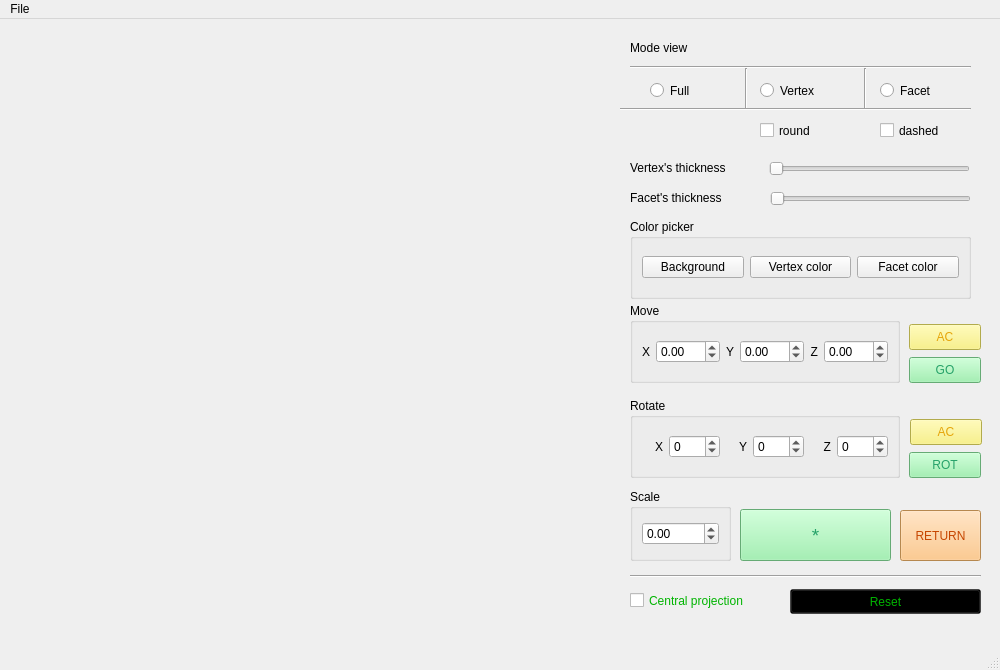
<?xml version="1.0" encoding="UTF-8"?>
<ui version="4.0">
 <class>MainWindow</class>
 <widget class="QMainWindow" name="MainWindow">
  <property name="geometry">
   <rect>
    <x>0</x>
    <y>0</y>
    <width>1000</width>
    <height>670</height>
   </rect>
  </property>
  <property name="windowTitle">
   <string>3D Viwer</string>
  </property>
  <widget class="QWidget" name="centralwidget">
   <widget class="myglwidget" name="glWidget" native="true">
    <property name="geometry">
     <rect>
      <x>10</x>
      <y>10</y>
      <width>600</width>
      <height>600</height>
     </rect>
    </property>
    <widget class="QWidget" name="layoutWidget">
     <property name="geometry">
      <rect>
       <x>10</x>
       <y>530</y>
       <width>581</width>
       <height>65</height>
      </rect>
     </property>
     <layout class="QGridLayout" name="gridLayout_2">
      <item row="0" column="0">
       <widget class="QLabel" name="label_modelName">
        <property name="font">
         <font>
          <underline>false</underline>
          <strikeout>false</strikeout>
         </font>
        </property>
        <property name="styleSheet">
         <string notr="true">color: rgb(0, 180, 0);</string>
        </property>
        <property name="text">
         <string/>
        </property>
       </widget>
      </item>
      <item row="2" column="0">
       <widget class="QLabel" name="label_facet_amount">
        <property name="font">
         <font>
          <underline>false</underline>
          <strikeout>false</strikeout>
         </font>
        </property>
        <property name="styleSheet">
         <string notr="true">color: rgb(0, 180, 0);</string>
        </property>
        <property name="text">
         <string/>
        </property>
       </widget>
      </item>
      <item row="1" column="0">
       <widget class="QLabel" name="label_vertex_amount">
        <property name="font">
         <font>
          <underline>false</underline>
          <strikeout>false</strikeout>
         </font>
        </property>
        <property name="styleSheet">
         <string notr="true">color: rgb(0, 180, 0);</string>
        </property>
        <property name="text">
         <string/>
        </property>
       </widget>
      </item>
     </layout>
    </widget>
   </widget>
   <widget class="QGroupBox" name="groupBox_3">
    <property name="geometry">
     <rect>
      <x>630</x>
      <y>379</y>
      <width>270</width>
      <height>80</height>
     </rect>
    </property>
    <property name="title">
     <string>Rotate</string>
    </property>
    <layout class="QHBoxLayout" name="horizontalLayout_9">
     <item>
      <widget class="QLabel" name="label_4">
       <property name="text">
        <string>X</string>
       </property>
       <property name="alignment">
        <set>Qt::AlignRight|Qt::AlignTrailing|Qt::AlignVCenter</set>
       </property>
      </widget>
     </item>
     <item>
      <widget class="QSpinBox" name="spinBox_xRotate">
       <property name="minimum">
        <number>-360</number>
       </property>
       <property name="maximum">
        <number>360</number>
       </property>
      </widget>
     </item>
     <item>
      <widget class="QLabel" name="label_5">
       <property name="text">
        <string>Y</string>
       </property>
       <property name="alignment">
        <set>Qt::AlignRight|Qt::AlignTrailing|Qt::AlignVCenter</set>
       </property>
      </widget>
     </item>
     <item>
      <widget class="QSpinBox" name="spinBox_yRotate">
       <property name="minimum">
        <number>-360</number>
       </property>
       <property name="maximum">
        <number>360</number>
       </property>
      </widget>
     </item>
     <item>
      <widget class="QLabel" name="label_6">
       <property name="text">
        <string>Z</string>
       </property>
       <property name="alignment">
        <set>Qt::AlignRight|Qt::AlignTrailing|Qt::AlignVCenter</set>
       </property>
      </widget>
     </item>
     <item>
      <widget class="QSpinBox" name="spinBox_zRotate">
       <property name="minimum">
        <number>-360</number>
       </property>
       <property name="maximum">
        <number>360</number>
       </property>
      </widget>
     </item>
    </layout>
   </widget>
   <widget class="QGroupBox" name="groupBox_5">
    <property name="geometry">
     <rect>
      <x>630</x>
      <y>470</y>
      <width>101</width>
      <height>72</height>
     </rect>
    </property>
    <property name="title">
     <string>Scale</string>
    </property>
    <layout class="QGridLayout" name="gridLayout">
     <item row="0" column="0">
      <widget class="QDoubleSpinBox" name="doubleSpinBox_Scale">
       <property name="minimum">
        <double>-100.000000000000000</double>
       </property>
       <property name="maximum">
        <double>100.000000000000000</double>
       </property>
      </widget>
     </item>
    </layout>
   </widget>
   <widget class="QPushButton" name="pushButton_resetMove">
    <property name="geometry">
     <rect>
      <x>900</x>
      <y>491</y>
      <width>81</width>
      <height>51</height>
     </rect>
    </property>
    <property name="styleSheet">
     <string notr="true">background-color: rgb(255, 190, 111);
color: rgb(198, 70, 0);</string>
    </property>
    <property name="text">
     <string>RETURN</string>
    </property>
   </widget>
   <widget class="QCheckBox" name="checkBox_dashed">
    <property name="geometry">
     <rect>
      <x>880</x>
      <y>100</y>
      <width>75</width>
      <height>23</height>
     </rect>
    </property>
    <property name="text">
     <string>dashed</string>
    </property>
   </widget>
   <widget class="Line" name="line">
    <property name="geometry">
     <rect>
      <x>726</x>
      <y>49</y>
      <width>41</width>
      <height>41</height>
     </rect>
    </property>
    <property name="orientation">
     <enum>Qt::Vertical</enum>
    </property>
   </widget>
   <widget class="Line" name="line_2">
    <property name="geometry">
     <rect>
      <x>855</x>
      <y>49</y>
      <width>20</width>
      <height>41</height>
     </rect>
    </property>
    <property name="orientation">
     <enum>Qt::Vertical</enum>
    </property>
   </widget>
   <widget class="Line" name="line_3">
    <property name="geometry">
     <rect>
      <x>630</x>
      <y>40</y>
      <width>341</width>
      <height>16</height>
     </rect>
    </property>
    <property name="orientation">
     <enum>Qt::Horizontal</enum>
    </property>
   </widget>
   <widget class="QGroupBox" name="groupBox_2">
    <property name="geometry">
     <rect>
      <x>630</x>
      <y>284</y>
      <width>270</width>
      <height>80</height>
     </rect>
    </property>
    <property name="title">
     <string>Move</string>
    </property>
    <layout class="QHBoxLayout" name="horizontalLayout_7">
     <item>
      <widget class="QLabel" name="label">
       <property name="text">
        <string>X</string>
       </property>
       <property name="alignment">
        <set>Qt::AlignRight|Qt::AlignTrailing|Qt::AlignVCenter</set>
       </property>
      </widget>
     </item>
     <item>
      <widget class="QDoubleSpinBox" name="doubleSpinBox_xMove">
       <property name="minimum">
        <double>-10000.000000000000000</double>
       </property>
       <property name="maximum">
        <double>10000.000000000000000</double>
       </property>
      </widget>
     </item>
     <item>
      <widget class="QLabel" name="label_2">
       <property name="text">
        <string>Y</string>
       </property>
       <property name="alignment">
        <set>Qt::AlignRight|Qt::AlignTrailing|Qt::AlignVCenter</set>
       </property>
      </widget>
     </item>
     <item>
      <widget class="QDoubleSpinBox" name="doubleSpinBox_yMove">
       <property name="minimum">
        <double>-10000.000000000000000</double>
       </property>
       <property name="maximum">
        <double>10000.000000000000000</double>
       </property>
      </widget>
     </item>
     <item>
      <widget class="QLabel" name="label_3">
       <property name="text">
        <string>Z</string>
       </property>
       <property name="alignment">
        <set>Qt::AlignRight|Qt::AlignTrailing|Qt::AlignVCenter</set>
       </property>
      </widget>
     </item>
     <item>
      <widget class="QDoubleSpinBox" name="doubleSpinBox_zMove">
       <property name="minimum">
        <double>-10000.000000000000000</double>
       </property>
       <property name="maximum">
        <double>10000.000000000000000</double>
       </property>
      </widget>
     </item>
    </layout>
   </widget>
   <widget class="Line" name="line_4">
    <property name="geometry">
     <rect>
      <x>620</x>
      <y>80</y>
      <width>351</width>
      <height>20</height>
     </rect>
    </property>
    <property name="orientation">
     <enum>Qt::Horizontal</enum>
    </property>
   </widget>
   <widget class="QLabel" name="label_7">
    <property name="geometry">
     <rect>
      <x>630</x>
      <y>20</y>
      <width>151</width>
      <height>17</height>
     </rect>
    </property>
    <property name="font">
     <font>
      <weight>50</weight>
      <bold>false</bold>
     </font>
    </property>
    <property name="text">
     <string>Mode view</string>
    </property>
   </widget>
   <widget class="Line" name="line_6">
    <property name="geometry">
     <rect>
      <x>630</x>
      <y>547</y>
      <width>351</width>
      <height>20</height>
     </rect>
    </property>
    <property name="orientation">
     <enum>Qt::Horizontal</enum>
    </property>
   </widget>
   <widget class="QCheckBox" name="checkBox_round">
    <property name="geometry">
     <rect>
      <x>760</x>
      <y>100</y>
      <width>66</width>
      <height>23</height>
     </rect>
    </property>
    <property name="text">
     <string>round</string>
    </property>
   </widget>
   <widget class="QPushButton" name="pushButton_moveReset">
    <property name="geometry">
     <rect>
      <x>909</x>
      <y>305</y>
      <width>72</width>
      <height>26</height>
     </rect>
    </property>
    <property name="styleSheet">
     <string notr="true">color: rgb(229, 165, 10);
background-color: rgb(249, 240, 107);</string>
    </property>
    <property name="text">
     <string>AC</string>
    </property>
   </widget>
   <widget class="QPushButton" name="pushButton_go">
    <property name="geometry">
     <rect>
      <x>909</x>
      <y>338</y>
      <width>72</width>
      <height>26</height>
     </rect>
    </property>
    <property name="styleSheet">
     <string notr="true">background-color: rgb(143, 240, 164);
color: rgb(38, 162, 105);</string>
    </property>
    <property name="text">
     <string>GO</string>
    </property>
   </widget>
   <widget class="QPushButton" name="pushButton_rotate">
    <property name="geometry">
     <rect>
      <x>909</x>
      <y>433</y>
      <width>72</width>
      <height>26</height>
     </rect>
    </property>
    <property name="styleSheet">
     <string notr="true">background-color: rgb(143, 240, 164);
color: rgb(38, 162, 105);</string>
    </property>
    <property name="text">
     <string>ROT</string>
    </property>
   </widget>
   <widget class="QPushButton" name="pushButton_scale">
    <property name="geometry">
     <rect>
      <x>740</x>
      <y>490</y>
      <width>151</width>
      <height>52</height>
     </rect>
    </property>
    <property name="font">
     <font>
      <pointsize>14</pointsize>
     </font>
    </property>
    <property name="styleSheet">
     <string notr="true">background-color: rgb(143, 240, 164);
color: rgb(38, 162, 105);</string>
    </property>
    <property name="text">
     <string>*</string>
    </property>
   </widget>
   <widget class="QPushButton" name="pushButton_rotateReset">
    <property name="geometry">
     <rect>
      <x>910</x>
      <y>400</y>
      <width>72</width>
      <height>26</height>
     </rect>
    </property>
    <property name="styleSheet">
     <string notr="true">color: rgb(229, 165, 10);
background-color: rgb(249, 240, 107);</string>
    </property>
    <property name="text">
     <string>AC</string>
    </property>
   </widget>
   <widget class="QRadioButton" name="radio_facet">
    <property name="geometry">
     <rect>
      <x>880</x>
      <y>60</y>
      <width>62</width>
      <height>23</height>
     </rect>
    </property>
    <property name="text">
     <string>Facet</string>
    </property>
   </widget>
   <widget class="QRadioButton" name="radio_vertex">
    <property name="geometry">
     <rect>
      <x>760</x>
      <y>60</y>
      <width>71</width>
      <height>23</height>
     </rect>
    </property>
    <property name="text">
     <string>Vertex</string>
    </property>
   </widget>
   <widget class="QRadioButton" name="radio_full">
    <property name="geometry">
     <rect>
      <x>650</x>
      <y>60</y>
      <width>50</width>
      <height>23</height>
     </rect>
    </property>
    <property name="text">
     <string>Full</string>
    </property>
   </widget>
   <widget class="QGroupBox" name="groupBox_4">
    <property name="geometry">
     <rect>
      <x>630</x>
      <y>200</y>
      <width>341</width>
      <height>80</height>
     </rect>
    </property>
    <property name="title">
     <string>Color picker</string>
    </property>
    <layout class="QHBoxLayout" name="horizontalLayout_10">
     <item>
      <widget class="QPushButton" name="pushButton_setColor_3">
       <property name="text">
        <string>Background</string>
       </property>
      </widget>
     </item>
     <item>
      <widget class="QPushButton" name="pushButton_setColor_2">
       <property name="text">
        <string>Vertex color</string>
       </property>
      </widget>
     </item>
     <item>
      <widget class="QPushButton" name="pushButton_setColor">
       <property name="text">
        <string>Facet color</string>
       </property>
      </widget>
     </item>
    </layout>
   </widget>
   <widget class="QPushButton" name="pushButton_resetBasis">
    <property name="geometry">
     <rect>
      <x>790</x>
      <y>570</y>
      <width>191</width>
      <height>25</height>
     </rect>
    </property>
    <property name="styleSheet">
     <string notr="true">color: rgb(0, 180, 0);
background-color: rgba(0, 0, 0, 100);
border-color: rgb(0, 255, 0);</string>
    </property>
    <property name="text">
     <string>Reset</string>
    </property>
   </widget>
   <widget class="QCheckBox" name="checkBox_projection">
    <property name="geometry">
     <rect>
      <x>630</x>
      <y>570</y>
      <width>161</width>
      <height>23</height>
     </rect>
    </property>
    <property name="styleSheet">
     <string notr="true">color: rgb(0, 180, 0);</string>
    </property>
    <property name="text">
     <string>Central projection</string>
    </property>
   </widget>
   <widget class="QLabel" name="label_11">
    <property name="geometry">
     <rect>
      <x>630</x>
      <y>140</y>
      <width>151</width>
      <height>17</height>
     </rect>
    </property>
    <property name="font">
     <font>
      <weight>50</weight>
      <bold>false</bold>
     </font>
    </property>
    <property name="text">
     <string>Vertex's thickness</string>
    </property>
   </widget>
   <widget class="QLabel" name="label_12">
    <property name="geometry">
     <rect>
      <x>630</x>
      <y>170</y>
      <width>151</width>
      <height>17</height>
     </rect>
    </property>
    <property name="font">
     <font>
      <weight>50</weight>
      <bold>false</bold>
     </font>
    </property>
    <property name="text">
     <string>Facet's thickness</string>
    </property>
   </widget>
   <widget class="QSlider" name="Vertex_slider">
    <property name="geometry">
     <rect>
      <x>769</x>
      <y>140</y>
      <width>201</width>
      <height>20</height>
     </rect>
    </property>
    <property name="minimum">
     <number>1</number>
    </property>
    <property name="maximum">
     <number>10</number>
    </property>
    <property name="orientation">
     <enum>Qt::Horizontal</enum>
    </property>
   </widget>
   <widget class="QSlider" name="Facet_slider">
    <property name="geometry">
     <rect>
      <x>770</x>
      <y>170</y>
      <width>201</width>
      <height>20</height>
     </rect>
    </property>
    <property name="minimum">
     <number>1</number>
    </property>
    <property name="maximum">
     <number>10</number>
    </property>
    <property name="orientation">
     <enum>Qt::Horizontal</enum>
    </property>
   </widget>
  </widget>
  <widget class="QMenuBar" name="menubar">
   <property name="geometry">
    <rect>
     <x>0</x>
     <y>0</y>
     <width>1000</width>
     <height>22</height>
    </rect>
   </property>
   <widget class="QMenu" name="menuFile">
    <property name="title">
     <string>File</string>
    </property>
    <addaction name="actionOpen"/>
    <addaction name="separator"/>
    <addaction name="actionsave_gif"/>
    <addaction name="actionsave_png"/>
    <addaction name="actionsave_JPEG"/>
   </widget>
   <addaction name="menuFile"/>
  </widget>
  <widget class="QStatusBar" name="statusbar">
   <property name="autoFillBackground">
    <bool>false</bool>
   </property>
  </widget>
  <action name="actionOpen">
   <property name="text">
    <string>Open</string>
   </property>
  </action>
  <action name="actionsave_gif">
   <property name="text">
    <string>save GIF</string>
   </property>
  </action>
  <action name="actionsave_png">
   <property name="text">
    <string>save BMP</string>
   </property>
  </action>
  <action name="actionsave_JPEG">
   <property name="text">
    <string>save JPEG</string>
   </property>
  </action>
 </widget>
 <customwidgets>
  <customwidget>
   <class>myglwidget</class>
   <extends>QWidget</extends>
   <header>myglwidget.h</header>
   <container>1</container>
  </customwidget>
 </customwidgets>
 <resources/>
 <connections/>
</ui>
